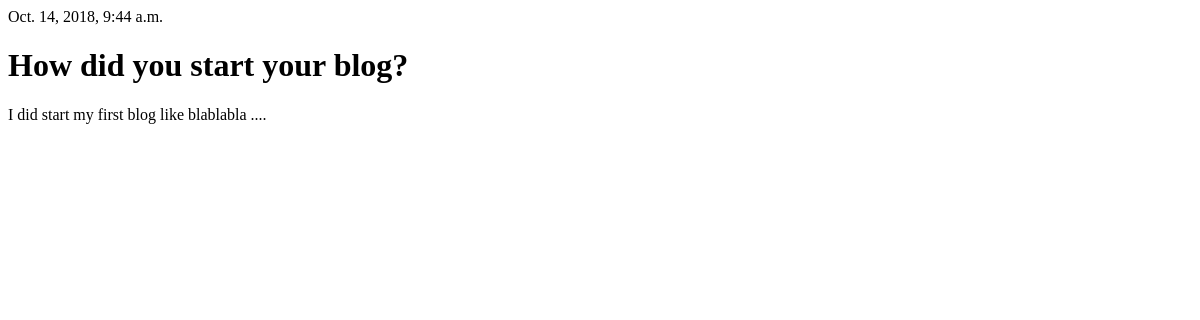
/post/1/, run on an earlier commit of the app's database.
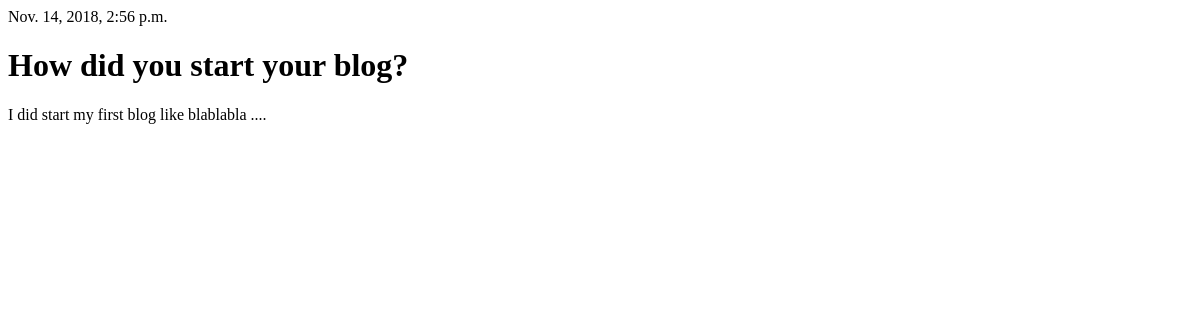
And on a later commit of the database.
### blog/models.py (models this page shows, shortened)
class Post(models.Model):
    author = models.ForeignKey('auth.User', on_delete=models.CASCADE)
    title = models.CharField(max_length=200)
    text = models.TextField()
    created_date = models.DateTimeField(default=timezone.now)
    published_date = models.DateTimeField(blank=True, null=True)

### blog/views.py (the view)
# urls.py: path('post/<int:pk>/', views.post_detail, name='post_detail')
def post_detail(request, pk):
    post = get_object_or_404(Post, pk=pk)
    stuff_for_frontend = {'post': post}
    return render(request, 'blog/post_detail.html', stuff_for_frontend)

### blog/templates/blog/post_detail.html (shortened to what this page needs)
<!DOCTYPE html>
<html lang="en" dir="ltr">
  <head>
  </head>
  <body>
    {% if post.published_date %}
      <div>
          {{ post.published_date }}
      </div>
    {% endif %}
    <h1>{{ post.title }}</h1>
    <p>{{ post.text|linebreaksbr }}</p>
  </body>
</html>

What changed in the data, as far as the page shows it:
changed Post "How did you start your blog?": published_date "Oct. 14, 2018, 9:44 a.m." → "Nov. 14, 2018, 2:56 p.m."
